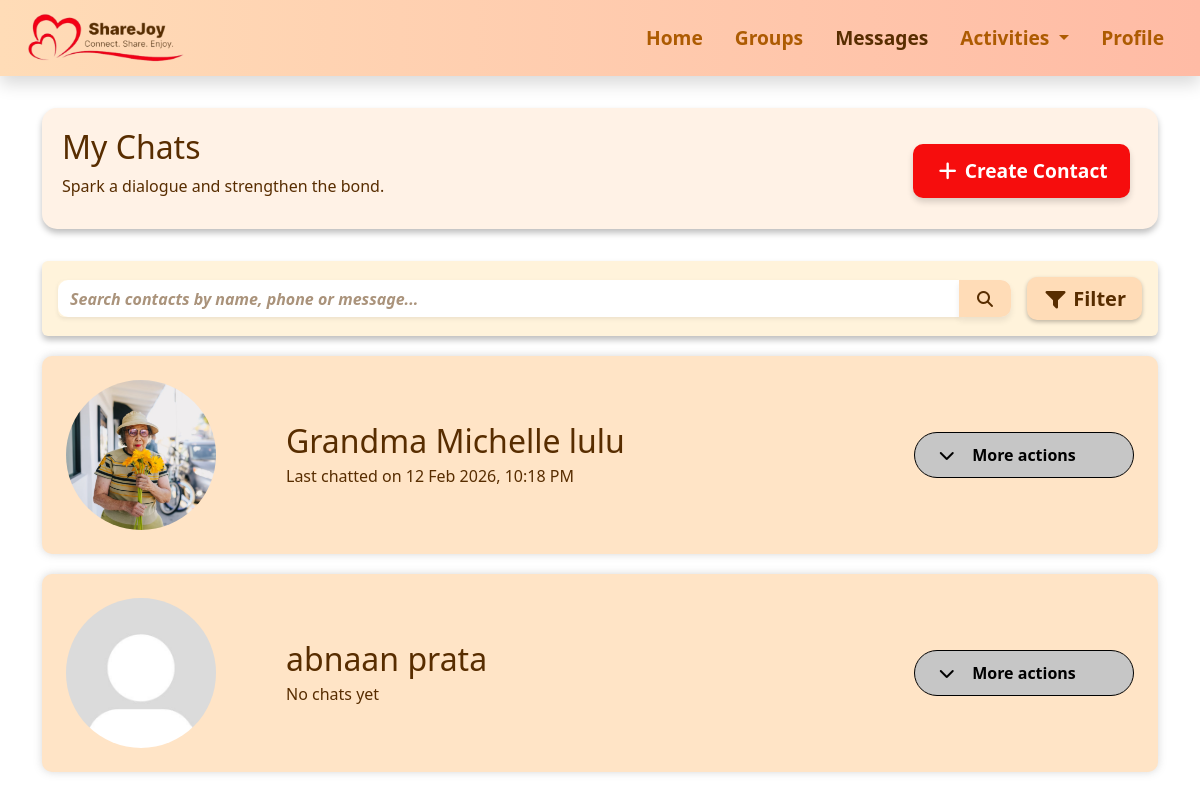
Screenshot of /messages (signed in) with the database file from the repository.
### messages.py (models this page shows, shortened)
class Contact(db.Model):
    __tablename__ = 'contact'
    id = db.Column(db.Integer, primary_key=True)
    name = db.Column(db.String(35), nullable=False)
    phone = db.Column(db.String(8), nullable=False)
    __table_args__ = (db.UniqueConstraint('phone', name='uq_contact_phone'),)
    short_desc = db.Column(db.String(120))
    image_url = db.Column(db.String(200), default='default_contact.jpg')  # Added default
    messages = db.relationship("Message", backref="contact", lazy=True, cascade="all, delete-orphan")
    chat_group = db.Column(db.String(50), default='General')  # Added default
    message_status = db.Column(db.String(20), default='Unread')  # Added default
    created_at = db.Column(db.DateTime, default=datetime.utcnow)  # Added creation timestamp

### app.py (the view, shortened to what this page needs)
@app.route("/messages")
@login_required
def messages():
    search = request.args.get("search", "")
    status_filter = request.args.get("status")
    query = Contact.query
    if status_filter:
        query = query.filter(Contact.message_status == status_filter)
    contacts = query.all()
    for c in contacts:
        last_msg = (
            Message.query.filter_by(contact_id=c.id)
            .order_by(Message.timestamp.desc())
            .first()
        )
        c.last_chat = last_msg.timestamp if last_msg else None
    contacts.sort(
    key=lambda c: c.last_chat or datetime.min,
    reverse=True
    )
    messages = []
    if search:
        messages_query = Message.query.filter(Message.content.ilike(f"%{search}%"))
        if status_filter:
            messages_query = messages_query.filter(Message.status == status_filter)
        messages = messages_query.order_by(Message.timestamp.desc()).all()
    return render_template("messages.html", contacts=contacts, messages=messages, title="Messages")

### app.py (called while the page is built)
def login_required(f):
    @wraps(f)
    def decorated_function(*args, **kwargs):
        if 'user_id' not in session:
            flash('Please log in to access this page.', 'error')
            return redirect(url_for('loginpage'))
        return f(*args, **kwargs)
    return decorated_function

@app.template_filter("sgtime")
def sgtime(dt):
    if not dt:
        return ""
    if dt.tzinfo is None:
        dt = dt.replace(tzinfo=pytz.utc)
    sg_tz = pytz.timezone("Asia/Singapore")
    return dt.astimezone(sg_tz).strftime("%d %b %Y, %I:%M %p")

### templates/messages.html (shortened to what this page needs)
{% extends "base.html" %}
{% block extra_css %}
<link rel="stylesheet" href="{{ url_for('static', filename='css/messages.css') }}">
{% endblock %}
{% block content %}
<div class="section-box d-flex flex-column flex-md-row justify-content-between align-items-start align-items-md-center">
  <div>
    <h1>My Chats</h1>
    <p>Spark a dialogue and strengthen the bond.</p>
  </div>
  <a href="{{ url_for('create_contact') }}" class="btn btn-danger cta-btn mt-2 mt-md-0 me-0 me-md-2 fw-semibold">
    <i class="fa-solid fa-plus"></i> Create Contact
  </a>
</div>
<div class="p-3 mb-3 rounded shadow-sm box1">
  <div class="d-flex flex-column flex-md-row align-items-start align-items-md-center gap-2">
    <form method="get" class="flex-grow-1 mb-2 mb-md-0 box2 rounded" id="search-form">
      <div class="input-group">
        <input type="text" name="search" class="form-control shadow-sm searchbar"
          placeholder="Search contacts by name, phone or message..." value="{{ request.args.get('search', '') }}">
        <button class="btn search-btn" type="submit">
          <i class="fa-solid fa-magnifying-glass"></i>
        </button>
      </div>
    </form>
    <button id="toggle-filters" class="btn btn-lg fw-semibold mt-2 mt-md-0 ms-md-2">
      <i class="fa-solid fa-filter"></i> Filter
    </button>
  </div>
</div>
{% if contacts %}
  {% for contact in contacts %}
    <div class="contact-box p-4" onclick="window.location.href='{{ url_for('textchat', contact_id=contact.id) }}'">
      <div class="d-flex align-items-center justify-content-between w-100">
        <div class="d-flex align-items-center">
          <img src="{{ url_for('static', filename=contact.image_url or 'images/default_pfp.jpg') }}"
               alt="Profile Image" class="circle-image">
          <div>
            <h1 class="mb-1 me-5 brown">{{ contact.name }}</h1>
            <p class="mb-0 brown">
              {% if contact.last_chat %}
                Last chatted on {{ contact.last_chat|sgtime }}
              {% else %}
                No chats yet
              {% endif %}
            </p>
          </div>
        </div>
        <div class="dropdown-wrapper position-relative" onclick="event.stopPropagation()">
          <button class="more-actions-toggle d-flex align-items-center justify-content-center"
                  onclick="toggleDropdown(this)">
            <span class="fs-6 fw-semibold">More actions</span>
            <i class="me-4 fa-solid fa-chevron-down chevron-icon"></i>
          </button>
        </div>
      </div>
    </div>
  {% endfor %}
{% else %}
  <div class="col-12">
        <div class="alert alert-info text-center fw-semibold">
            No chats found.
        </div>
    </div>
{% endif %}
{% endblock %}

### templates/base.html (shortened to what this page needs)
<!doctype html>
<html lang="en">
<head>
    <link href="https://cdn.jsdelivr.net/npm/bootstrap@5.3.8/dist/css/bootstrap.min.css" rel="stylesheet">
    <link rel="stylesheet" href="{{ url_for('static', filename='css/navbar.css') }}">
    <link rel="stylesheet" href="{{ url_for('static', filename='css/base.css') }}">
    <link rel="stylesheet" href="https://cdnjs.cloudflare.com/ajax/libs/font-awesome/7.0.1/css/all.min.css">
    {% block extra_css %}{% endblock %}
</head>
<body>
    {% include "navbar.html" %}
    <div class="container mt-4">
        {% block content %}{% endblock %}
    </div>
</body>
</html>

### templates/navbar.html (shortened to what this page needs)
<nav class="navbar navbar-expand-md sticky-top shadow">
    <div class="container-fluid align-items-center">
        <a class="navbar-brand ms-3" href="{{ url_for('home') }}"><img
                src="{{ url_for('static', filename='images/navbar.png') }}" alt="ShareJoy" height="50"></a>
        <div class="collapse navbar-collapse" id="navbarNav">
            <ul class="navbar-nav ms-auto">
                <li class="nav-item">
                    <a class="nav-link me-3 fw-bold {% if request.endpoint == 'home' %}active{% endif %}"
                        href="{{ url_for('home') }}">Home</a>
                </li>
                <li class="nav-item">
                    <a class="nav-link me-3 fw-bold {% if request.endpoint == 'groups' %}active{% endif %}"
                        href="{{ url_for('groups') }}">Groups</a>
                </li>
                <li class="nav-item">
                    <a class="nav-link me-3 fw-bold {% if request.endpoint == 'messages' %}active{% endif %}"
                        href="{{ url_for('messages') }}">Messages</a>
                </li>
                <li class="nav-item dropdown">
                    <a class="nav-link me-3 dropdown-toggle fw-bold {% if request.endpoint in ['activities', 'explore', 'schedule'] %}active{% endif %}"
                        href="#" id="activitiesDropdown" role="button" data-bs-toggle="dropdown">
                        Activities
                    </a>
                </li>
                <li class="nav-item">
                    <a class="nav-link me-3 fw-bold {% if request.endpoint == 'profile' %}active{% endif %}"
                        href="{{ url_for('profile') }}">Profile</a>
                </li>
            </ul>
        </div>
    </div>
</nav>

### static/css/navbar.css (style rules this page uses)
.navbar, .dropdown-menu { background: linear-gradient(90deg, #FFDCB7, #ffbba5); border: none; box-shadow: 0 4px 8px rgba(0, 0, 0, 0.1); }
.navbar .nav-link, .dropdown-item { font-size: 1.2rem; color: #ad5b02; transition: color 0.3s ease, transform 0.3s ease; }
.active, .nav-link:hover, .dropdown-item:hover { color: #582D00 !important; background-color: transparent !important; }

### static/css/base.css (style rules this page uses)
.section-box { width: 100%; min-height: 100px; color: #582D00; background-color: #fff2e6; box-shadow: 0 4px 6px rgba(0, 0, 0, 0.256); padding: 20px 20px 15px 20px; margin: 2rem auto; border-radius: 15px; }
.searchbar { background-color: transparent !important; border: none !important; }
.search-btn { background-color: #FFDCB7; color: #582D00; border: none; box-shadow: 0 4px 6px rgba(0, 0, 0, 0.08); font-weight: 600; }
.box1 { background-color: #fff3db; color: #000000; box-shadow: 0 4px 6px rgba(0, 0, 0, 0.256) !important; ; }
.box2 { background-color: #fff; border-radius: 10px !important; }
h1 { font-size: 2rem; }
body, input, textarea, .form-label, .formL { color: #582D00 !important; }
.form-control, .form-select { background-color: #FDFAF7; border: 1px solid rgba(0, 0, 0, 0.2); box-shadow: 0 4px 6px rgba(0, 0, 0, 0.13); }
.form-control::placeholder, .form-select::placeholder, input#date::placeholder, input#time::placeholder, .form-select option[value=""], .form-select:has(option[value=""]:checked) { font-style: italic; color: #AA937B; }
.cancelbtn, .dobtn, .cancel-btn, .successbtn, .okbtn, .redbtn, .cta-btn, .search-btn, #toggle-filters, .clearbtn { border: none; box-shadow: 0 4px 6px rgba(0, 0, 0, 0.08); padding: 0.4rem 1rem; border-radius: 10px; font-weight: 600; transition: none; }
.redbtn, .btn-danger { background: #F60D0D; color: #FFF; font-size: 1.2rem; padding: 0.4rem 0.7rem; box-shadow: 0 4px 6px rgba(0, 0, 0, 0.158); }
.cta-btn { font-size: 1.2rem; padding: 0.8rem 1.4rem; min-width: 100px; border-radius: 10px; }
.search-btn, #toggle-filters { background: #FFDCB7; color: #582D00; }
.cancelbtn, .dobtn, .cancel-btn, .successbtn, .okbtn, .redbtn, .cta-btn, .search-btn, .clearbtn, .join-btn, .maxbtn, .createdbtn, .joined { -webkit-appearance: none; -moz-appearance: none; appearance: none; outline: none !important; border: none !important; }

### static/css/messages.css (style rules this page uses)
.brown { color: #582D00; }
.contact-box { width: 100%; min-height: 150px; color: black; background-color: #ffe4c6; box-shadow: 0 0px 8px rgba(122, 122, 122, 0.3); border-radius: 10px; margin: 20px auto; padding: 1rem; }
#toggle-filters { background-color: #FFDCB7; color: #582D00; border: none; box-shadow: 0 2px 4px rgba(0, 0, 0, 0.256) !important; }
input::placeholder { font-style: italic; font-weight: 600; color: #582D00; }
.circle-image { width: 150px; height: 150px; border-radius: 50%; object-fit: cover; margin-right: 70px; }
.more-actions-toggle { width: 220px; padding: 10px 16px; border-radius: 25px; background-color: #c6c6c6; border: 1px solid black; font-weight: bold; position: relative; }
.chevron-icon { position: absolute; left: 10%; top: 50%; transform: translateY(-50%); transition: transform 0.3s ease; }
.dropdown-wrapper { position: relative; display: inline-block; }

### rows the page displays
Contact: image_url (picture), name "Grandma Michelle lulu", last_chat|sgtime "12 Feb 2026, 10:18 PM"
Contact: shows a picture, name "abnaan prata", shows "No chats yet"
